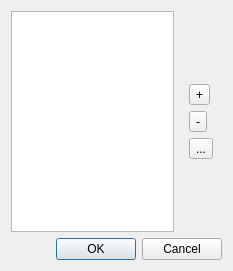
<?xml version="1.0" encoding="UTF-8"?>
<ui version="4.0">
 <class>TypesManagementDialog</class>
 <widget class="QDialog" name="TypesManagementDialog">
  <property name="geometry">
   <rect>
    <x>0</x>
    <y>0</y>
    <width>233</width>
    <height>271</height>
   </rect>
  </property>
  <property name="windowTitle">
   <string>Dialog</string>
  </property>
  <layout class="QGridLayout" name="gridLayout">
   <item row="0" column="0" rowspan="3">
    <widget class="QListView" name="typeListView"/>
   </item>
   <item row="0" column="1">
    <widget class="QWidget" name="widget_3" native="true"/>
   </item>
   <item row="1" column="1">
    <widget class="QWidget" name="widget" native="true">
     <layout class="QVBoxLayout" name="verticalLayout">
      <item>
       <widget class="QToolButton" name="addButton">
        <property name="text">
         <string>+</string>
        </property>
       </widget>
      </item>
      <item>
       <widget class="QToolButton" name="removeButton">
        <property name="text">
         <string>-</string>
        </property>
       </widget>
      </item>
      <item>
       <widget class="QToolButton" name="modifyButton">
        <property name="text">
         <string>...</string>
        </property>
       </widget>
      </item>
     </layout>
    </widget>
   </item>
   <item row="2" column="1">
    <widget class="QWidget" name="widget_2" native="true"/>
   </item>
   <item row="3" column="0" colspan="2">
    <widget class="QDialogButtonBox" name="buttonBox">
     <property name="orientation">
      <enum>Qt::Horizontal</enum>
     </property>
     <property name="standardButtons">
      <set>QDialogButtonBox::Cancel|QDialogButtonBox::Ok</set>
     </property>
    </widget>
   </item>
  </layout>
 </widget>
 <resources/>
 <connections>
  <connection>
   <sender>buttonBox</sender>
   <signal>accepted()</signal>
   <receiver>TypesManagementDialog</receiver>
   <slot>accept()</slot>
   <hints>
    <hint type="sourcelabel">
     <x>248</x>
     <y>254</y>
    </hint>
    <hint type="destinationlabel">
     <x>157</x>
     <y>274</y>
    </hint>
   </hints>
  </connection>
  <connection>
   <sender>buttonBox</sender>
   <signal>rejected()</signal>
   <receiver>TypesManagementDialog</receiver>
   <slot>reject()</slot>
   <hints>
    <hint type="sourcelabel">
     <x>316</x>
     <y>260</y>
    </hint>
    <hint type="destinationlabel">
     <x>286</x>
     <y>274</y>
    </hint>
   </hints>
  </connection>
 </connections>
</ui>
